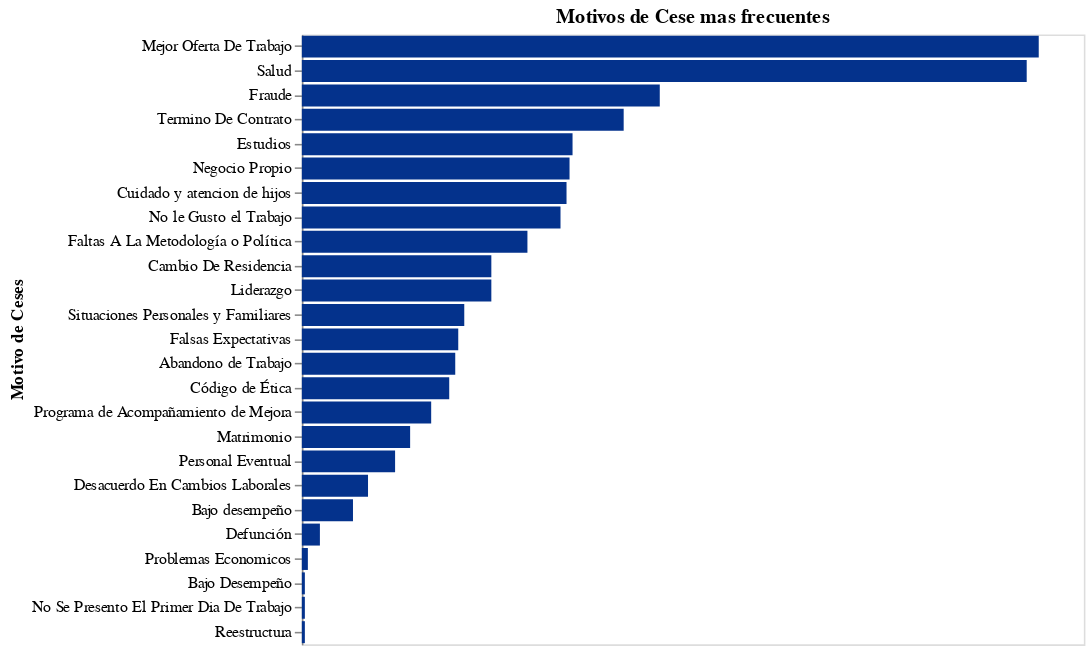

Notebook cell for this chart:
### Code cell
motivos = cesados.groupby(
            by = 'MOTIVO_CESE', as_index = False
        ).agg(
            cesados = ('CODIGO', 'count')
        )

alt.Chart(motivos).mark_bar().encode(
    y = alt.Y(
        'MOTIVO_CESE',
        sort = '-x',
        title = 'Motivo de Ceses',),
    x = alt.X(
        'cesados',
        title = None,
        axis = None),
    color = alt.condition(
        alt.datum.antg_median <= 12, 
        alt.value("#04B2D9"),
        alt.value("#04328C"))
).properties(
    title = 'Motivos de Cese mas frecuentes',
    width = 500,
    height = 390
)

### Figure 1 — Vega-Lite specification as saved in the notebook (floating-point values rounded to 4 significant figures)
{"config": {"view": {"continuousWidth": 400, "continuousHeight": 300}}, "data": {"name": "data-b2c13891b165646543850ee6ca51c955"}, "mark": "bar", "encoding": {"color": {"condition": {"value": "#04B2D9", "test": "(datum.antg_median <= 12)"}, "value": "#04328C"}, "x": {"axis": null, "field": "cesados", "title": null, "type": "quantitative"}, "y": {"field": "MOTIVO_CESE", "sort": "-x", "title": "Motivo de Ceses", "type": "nominal"}}, "height": 390, "title": "Motivos de Cese mas frecuentes", "width": 500, "$schema": "https://vega.github.io/schema/vega-lite/v4.17.0.json", "datasets": {"data-b2c13891b165646543850ee6ca51c955": [{"MOTIVO_CESE": "Abandono de Trabajo", "cesados": 51}, {"MOTIVO_CESE": "Bajo Desempeño", "cesados": 1}, {"MOTIVO_CESE": "Bajo desempeño", "cesados": 17}, {"MOTIVO_CESE": "Cambio De Residencia", "cesados": 63}, {"MOTIVO_CESE": "Cuidado y atencion de hijos", "cesados": 88}, {"MOTIVO_CESE": "Código de Ética", "cesados": 49}, {"MOTIVO_CESE": "Defunción", "cesados": 6}, {"MOTIVO_CESE": "Desacuerdo En Cambios Laborales", "cesados": 22}, {"MOTIVO_CESE": "Estudios", "cesados": 90}, {"MOTIVO_CESE": "Falsas Expectativas", "cesados": 52}, {"MOTIVO_CESE": "Faltas A La Metodología o Política", "cesados": 75}, {"MOTIVO_CESE": "Fraude", "cesados": 119}, {"MOTIVO_CESE": "Liderazgo", "cesados": 63}, {"MOTIVO_CESE": "Matrimonio", "cesados": 36}, {"MOTIVO_CESE": "Mejor Oferta De Trabajo", "cesados": 245}, {"MOTIVO_CESE": "Negocio Propio", "cesados": 89}, {"MOTIVO_CESE": "No Se Presento El Primer Dia De Trabajo", "cesados": 1}, {"MOTIVO_CESE": "No le Gusto el Trabajo", "cesados": 86}, {"MOTIVO_CESE": "Personal Eventual", "cesados": 31}, {"MOTIVO_CESE": "Problemas Economicos", "cesados": 2}, {"MOTIVO_CESE": "Programa de Acompañamiento de Mejora", "cesados": 43}, {"MOTIVO_CESE": "Reestructura", "cesados": 1}, {"MOTIVO_CESE": "Salud", "cesados": 241}, {"MOTIVO_CESE": "Situaciones Personales y Familiares", "cesados": 54}, {"MOTIVO_CESE": "Termino De Contrato", "cesados": 107}]}}
